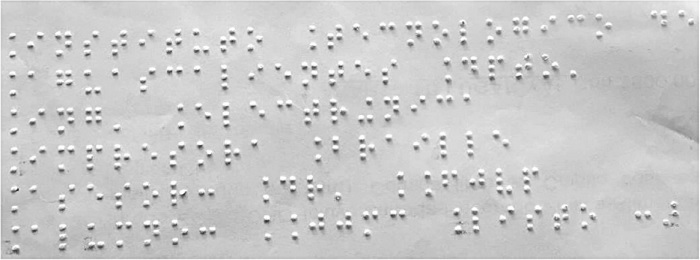
#> input picture obr/imagens/braille_inclinado.png, 700 x 260 px, found by its file name
$ jupyter execute auto_preprocessing.ipynb
#> lines starting #> are read from the running program, lines starting #| are printed output that depends on the picture; after the words box and inside, x2 and y2 are one past the last pixel; in counts of white or black regions, pixels touching at a corner belong together
### obr/obr.py
# -*- coding: utf-8 -*-
"""obr.py

Automatically generated by Colaboratory.

Original file is located at
    https://colab.research.google.com/drive/1aHJMTnBCyTHem4s_uOoYSql1b0dlyq-Q
"""

import cv2
import matplotlib.pyplot as plt
import numpy as np
import skimage.morphology
import statistics as stat

def make_histogram_y(img):
    '''
    Organiza os dados da projeção horizontal na imagem

    Entrada:
    img -> Array da imagem

    Saída:
    hist -> Array com os valores do histograma de projeção horizontal
    '''

    height, width = img.shape

    hist = np.zeros(height)
    for x in range(height):
        for y in range(width):
            if (img[x][y] == 1):
                hist[x] += 1

    return hist

def make_histogram_x(img):
    '''
    Organiza os dados da projeção vertical na imagem, essa projeção só pode ser
    feita se a imagem de entrada possuir apenas uma única linha de caracteres
    braiile

    Entrada:
    img -> Array da imagem

    Saída:
    hist -> Array com os valores do histograma de projeção vertical
    '''

    height, width = img.shape

    hist = np.zeros(width)
    for x in range(height):
        for y in range(width):
            if (img[x][y] == 1):
                hist[y] += 1

    return hist

def get_delimiters(hist):
    '''
    Encontra os delimitadores verticais e horizontais da posição onde se
    encontram os pontos dos caracteres braille por meio do histograma

    Entrada:
    hist --> Array com os valores do histograma

    Saída:
    delimiters --> Array com os delimitadores de posição dos pontos

    '''
    delimiters = list()
    for i in range(1, len(hist)-1):
        if (hist[i] > 0) and (hist[i-1] == 0) and (hist[i+1] > 0):
            delimiters.append(i-1)
        if (hist[i] > 0) and (hist[i-1] > 0) and (hist[i+1] == 0):
            delimiters.append(i+1)

    return delimiters

def get_line_delimiters(delimiters):
    '''
    Encontra os delimitadores que determinam onde começam e onde terminam
    as linhas de texto braille da imagem

    Entrada:
    delimiters --> Array com os delimitadores de posição dos pontos

    Saída:
    line_delimiters --> Array com os delimitadores de linha
    '''

    distances = list()
    for i in range(len(delimiters)-1):
        distances.append(delimiters[i+1] - delimiters[i])
        # print(f"{delimiters[i+1]} - {delimiters[i]}", end='\n')
    distances = np.array(distances)
    # print(distances)

    min = distances.min() # Distância entre linhas de pontos de um mesmo caractere
    mode = stat.mode(distances) # Diâmetro dos pontos
    # print(mode)

    if (mode - min) > 2:
        limiar = min+2
    else:
        limiar = min+1

    line_delimiters = list()
    for i in range(1, len(delimiters)-2):

        if (distances[i] > mode and distances[i+1] > limiar and distances[i-1] > limiar):

            line_delimiters.append(delimiters[i])
            line_delimiters.append(delimiters[i+1])
        if i-1 == 0:
            line_delimiters.append(delimiters[i-1])
        if i+1 == len(delimiters)-2:
            line_delimiters.append(delimiters[i+2])

    return line_delimiters

def get_character_delimiters(delimiters):
    '''
    Utiliza os delimitadores de posição para determinar os delimitadores dos
    caracteres braille por meio do cálculo de suas distâncias

    Entrada:
    delimiters --> Array com os delimitadores de posição dos pontos

    Saída:
    character_delimiters --> Array com os delimitadores dos caracteres
    '''

    distances = list()
    for i in range(len(delimiters)-1):
        distances.append(delimiters[i+1] - delimiters[i])
        # print(f"{delimiters[i+1]} - {delimiters[i]}", end='\n')
    distances = np.array(distances)
    min = distances.min()
    mode=stat.mode(distances)

    if (mode - min) > 2:
        limiar = min+2
    else:
        limiar = min+1
    # print(limiar)
    # print(distances)

    character_delimiters = list()
    for i in range(len(delimiters)-1):

        # Delimitando os caracters que possuem pontos nas duas colunas
        diameter = mode
        if (distances[i] <= limiar and distances[i] != mode-1 ):
            if i != 0:
                diameter = delimiters[i] - delimiters[i-1]
            character_delimiters.append(delimiters[i] - diameter)
            character_delimiters.append(delimiters[i+1] + diameter)


        #Delimitando os caracteres de início e final de linha
        elif i == 0 and distances[i+1] > limiar:
            # Caso em que o caractere possui pontos apenas na coluna da esquerda
            if (distances[i+1] > mode+limiar):
                character_delimiters.append(delimiters[i+1] + min + mode)
                character_delimiters.append(delimiters[i])
            # Caso em que o caractere possui pontos apenas na coluna da direita
            else:
                character_delimiters.append(delimiters[i] - min - mode)
                character_delimiters.append(delimiters[i+1])

        elif (i == len(distances)-1) and distances[i-1] > limiar:
            # Caso em que o caractere possui pontos apenas na coluna da direita
            if (distances[i-1] > mode+limiar and distances[i-3] > limiar):
                character_delimiters.append(delimiters[i-1] - min - mode)
                character_delimiters.append(delimiters[i])
            # Caso em que o caractere possui pontos apenas na coluna da esquerda
            else:
                character_delimiters.append(delimiters[i+1] + min + mode)
                character_delimiters.append(delimiters[i])

        # Delimitando os caracteres que possuem pontos apenas na coluna da esquerda
        if (distances[i] > 1.5*mode+min):
            if i > 1 and distances[i-2] > limiar:
                character_delimiters.append(delimiters[i] + min + mode)
                character_delimiters.append(delimiters[i-1])

        # Delimitando os caracteres que possuem pontos apenas na coluna da direita
        elif ((distances[i] > 1.5*mode+min) and (i < len(delimiters)-3) and
            (distances[i+2] > limiar)):
            # if (i < len(delimiters_x)-3) and distances[i+2] > min+1:
                character_delimiters.append(delimiters[i+2])
                character_delimiters.append(delimiters[i+1] - min - mode)
            # elif i == len(delimiters)-2:
            #     character_delimiters.append(delimiters[i+2])
            #     character_delimiters.append(delimiters[i+1] - min - mode)

        # Delimitando os caracteres de espaço em branco
        if (distances[i] >= 3*mode+min):
            character_delimiters.append(delimiters[i] + mode)
            character_delimiters.append(delimiters[i+1] - mode)

    return character_delimiters

def get_line_subimages(img, line_delimiters):
    '''
    Utiliza os delimitadores de linha para recortar a imagem em subimagens, cada
    uma com uma linha de carateres braille

    Entrada:
    img -> Array da imagem que será recortada
    line_delimiters --> Array com os delimitadores de linha

    Saída:
    line_subimages --> Array com subimagens das linhas recortadas
    '''
    line_delimiters = sorted(line_delimiters)
    line_subimages = list()
    for i in range(len(line_delimiters)//2):
        line_subimages.append(img[line_delimiters[2*i]:line_delimiters[2*i+1],:])
    return line_subimages

def get_character_subimages(img, char_delimiters):
    '''
    Recorta a imagem que contém uma linha de caracteres braille em subimagens
    contendo os caracteres, que por sua vez são armazenadas em um array na ordem
    de leitura

    Entrada:
    img --> Array da imagem contendo um linha de caracteres
    char_delimiters --> Array com os delimitadores dos caracteres

    Saída:
    subimages --> Array com as subimagens dos caracteres
    '''

    char_delimiters = sorted(char_delimiters)
    for i in range(len(char_delimiters)):
        if char_delimiters[i] < 0:
            char_delimiters[i] = 0

    char_subimages = list()
    for i in range(len(char_delimiters)//2):
        char_subimages.append(img[:,char_delimiters[2*i]:char_delimiters[2*i+1]])
    return char_subimages

def optical_braille_recognition(img):
    '''
    Recebe uma imagem pré-processada contendo um texto em braille, detecta a
    posição desses caracters na imagem e apartir disso obtem uma matriz de
    subimagens contendo uma palavra do texto em cada linha

    Entrada:
    img --> Array da imagem pré-processada

    Saída:
    subimages --> matriz de subimagens, onde cada linha possui os caracteres de
                  uma palavra
    '''

    hist_y = make_histogram_y(img)
    delimiters_y = get_delimiters(hist_y)
    line_delimiters = get_line_delimiters(delimiters_y)
    line_subimages = get_line_subimages(img, line_delimiters)

    subimages = list()
    for i in range(len(line_subimages)):
        hist_x = make_histogram_x(line_subimages[i])
        delimiters_x = get_delimiters(hist_x)
        char_delimiters = get_character_delimiters(delimiters_x)
        char_subimages = get_character_subimages(line_subimages[i], char_delimiters)

        word_subimages = list()
        for j in range(len(char_subimages)):
            hist_x = make_histogram_x(char_subimages[j])

            if np.max(hist_x) != 0:
                word_subimages.append(char_subimages[j])
            else:
                subimages.append(word_subimages)
                word_subimages = list()

            if np.max(hist_x) != 0 and j == len(char_subimages)-1:
                subimages.append(word_subimages)
                word_subimages = list()


    return subimages

### obr/auto_preprocessing.ipynb
[cell 1]
import cv2
import matplotlib.pyplot as plt
import numpy as np
import skimage.morphology
import statistics as stat
import obr

[cell 2]
img = cv2.imread("/content/drive/MyDrive/Colab Notebooks/imagens/braille_inclinado.png", 0)
#> img is the input picture: shape (260, 700); min 43, max 255, mean 201.8
_ , img_bin = cv2.threshold(img, 150, 255, cv2.THRESH_BINARY)
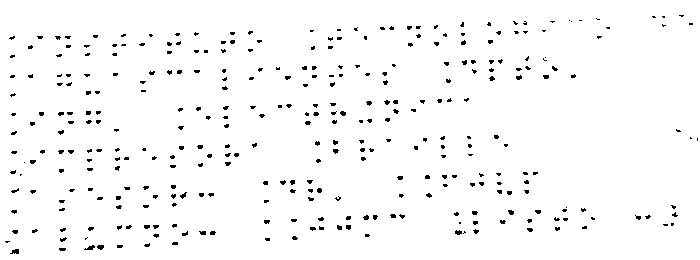
#> img_bin: shape (260, 700); 97.3% white; black in thin lines or dots
img_bin = (~img_bin)/255
#> img_bin: shape (260, 700) float64; values 0 (black) and 1 (white), 2.7% white in thin lines or dots

# Realizando erosão seguida de dilatação para separar pontos conectados
kernel = skimage.morphology.disk(1)
dst_img = cv2.erode( img_bin, kernel, iterations = 1 )
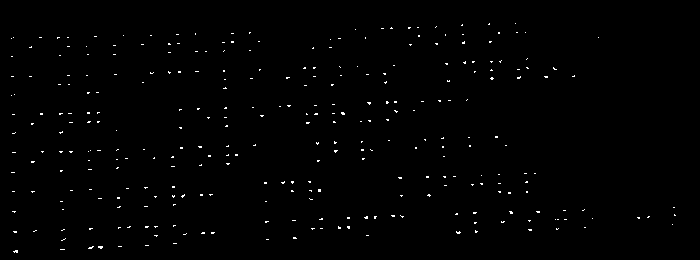
#> dst_img: shape (260, 700) float64; values 0 (black) and 1 (white), 0.7% white in thin lines or dots, all inside (x1, y1, x2, y2) = (11, 23, 676, 253)
img_bin = cv2.dilate( dst_img, kernel, iterations = 1 )
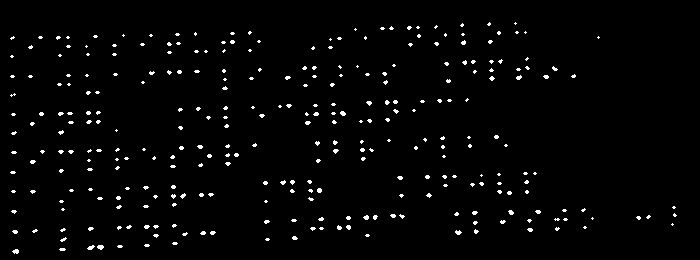
#> img_bin: shape (260, 700) float64; values 0 (black) and 1 (white), 2.1% white in thin lines or dots, all inside (x1, y1, x2, y2) = (10, 22, 677, 254)

hist_y = obr.make_histogram_y(img_bin)
#> hist_y = 260 values, max 50 at index 228, min 0 at index 0, mean 14.8
delimiters_y = obr.get_delimiters(hist_y)
#> after the loop in get_delimiters, `for i in range(1, len(hist)-1):`: delimiters = [21, 90, 90, 97, 97, 254]
#> delimiters_y = [21, 90, 90, 97, 97, 254]

plt.figure(figsize=(16,16))
plt.imshow(img_bin, cmap="gray")

for ly in delimiters_y:
    plt.axhline(ly, color='red')
#> this loop made 6 passes
#> ly on passes 1 to 6: 21, 90, 90, 97, 97, 254
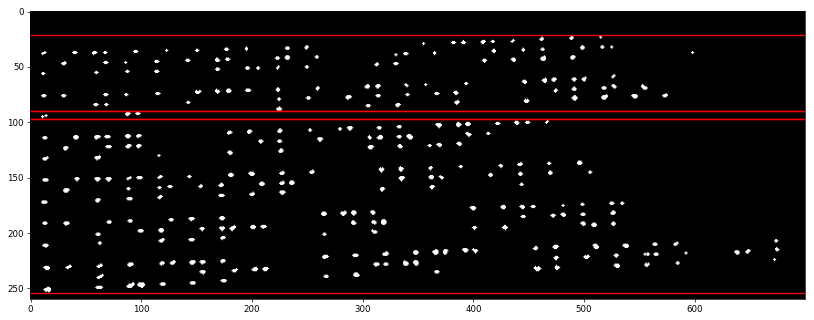
#> figure drawn by matplotlib, 1 panel

[cell 3]
def tilt_correction(img):

    max = 0
    rows, cols = img.shape
#> rows = 260; cols = 700

    for theta in np.arange(-5, 6, 0.1):
        Mr = cv2.getRotationMatrix2D( (cols/2, rows/2),  theta , 1)
        aux_img = cv2.warpAffine(img, Mr, (cols, rows))

        hist_y = obr.make_histogram_y(aux_img)
        delimiters_y = obr.get_delimiters(hist_y)

        if len(delimiters_y) > max:
            max = len(delimiters_y)
            dst_img = aux_img
#> this loop made 110 passes
#> max on passes 1, 2, 4, 25, 26, 27, 28: 18, 20, 24, 28, 32, 34, 36
#> delimiters_y on passes 15, 18, 21, 41, 51, 55: [15, 52, 53, 124, 129, 163, 168, 204, 208, 237, 237, 243], [17, 52, 55, 90, 93, 124, 131, 163, 170, 204, 210, 242], [19, 51, 57, 89, 95, 124, 133, 162, 172, 203, 212, 241], [25, 52, 61, 90, 100, 129, 137, 168, 175, 207, 211, 248], [21, 90, 90, 97, 97, 254], [22, 29, 29, 90, 92, 96, 98, 186, 186, 224, 224, 256]
#> pass 1, in tilt_correction, `aux_img = cv2.warpAffine(img, Mr, (cols, rows))`:
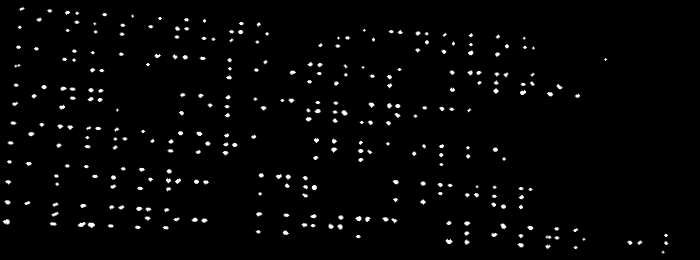
#> aux_img: shape (260, 700) float64; min 0, max 1, mean 0.0211
#> after the loop:
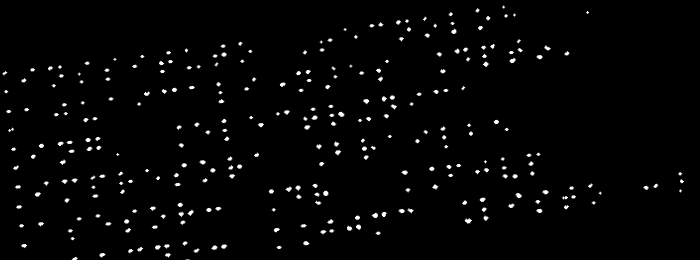
#> aux_img: shape (260, 700) float64; min 0, max 1, mean 0.0201
#> after the loop:
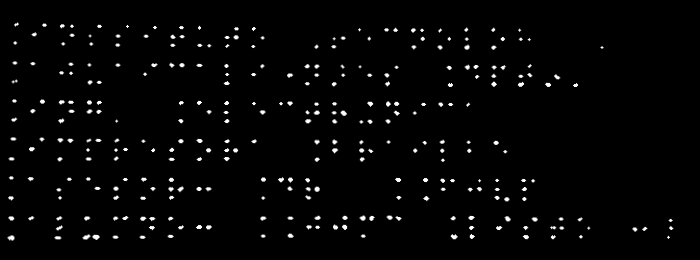
#> dst_img: shape (260, 700) float64; min 0, max 1, mean 0.0211
#> after the loop, max = 36

    return dst_img

[cell 4]
dst_img = tilt_correction(img_bin)

hist_y = obr.make_histogram_y(dst_img)
#> hist_y = 260 values, max 66 at index 218, min 0 at index 0, mean 6.12
delimiters_y = obr.get_delimiters(hist_y)
#> delimiters_y = 36 values from 23 to 240

plt.figure(figsize=(16,16))
plt.imshow(dst_img, cmap="gray")

for ly in delimiters_y:
    plt.axhline(ly, color='red')
#> this loop made 36 passes
#> ly on passes 1 to 12: 23, 32, 33, 41, 41, 49, 61, 69, 71, 79, 80, 87
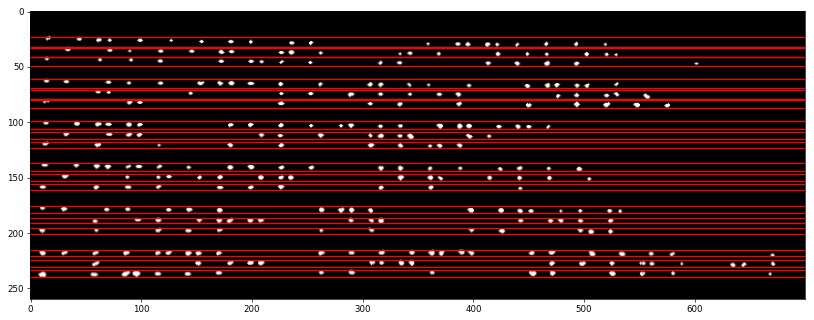
#> figure drawn by matplotlib, 1 panel

[cell 5]
img = cv2.imread("/content/drive/MyDrive/Colab Notebooks/imagens/image.tiff",0)
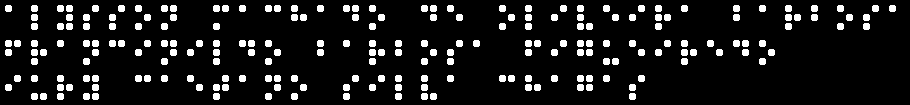
#> input picture obr/imagens/image.tiff, 910 x 105 px, found by its file name
#> img: shape (105, 910); 10% white; 213 white regions, largest, box (x1, y1, x2, y2) and area: (5, 5, 12, 12) 45, (31, 5, 38, 12) 45, (57, 5, 64, 12) 45
img = img/255

[cell 6]
subimages = obr.optical_braille_recognition(img)
#> in optical_braille_recognition, `hist_y = make_histogram_y(img)`: hist_y = 105 values, max 259 at index 6, min 0 at index 0, mean 91.29
#> in optical_braille_recognition, `delimiters_y = get_delimiters(hist_y)`: delimiters_y = [4, 12, 13, 21, 22, 30, 39, 47, 48, 56, 57, 65, 74, 82, 83, 91, 92, 100]
#> the loop in get_line_delimiters, `for i in range(len(delimiters)-1):` made 17 passes
#> after the loop in get_line_delimiters, `for i in range(len(delimiters)-1):`: distances = [8, 1, 8, 1, 8, 9, 8, 1, 8, 1, 8, 9, 8, 1, 8, 1, 8]
#> in get_line_delimiters, `distances = np.array(distances)`: distances = 17 values, max 9 at index 5, min 1 at index 1, mean 5.65
#> in get_line_delimiters, `min = distances.min()`: min = 1
#> in get_line_delimiters, `mode = stat.mode(distances)`: mode = 8
#> in get_line_delimiters, `limiar = min+2`: limiar = 3
#> the loop in get_line_delimiters, `for i in range(1, len(delimiters)-2): ` made 15 passes
#> after the loop in get_line_delimiters, `for i in range(1, len(delimiters)-2):`: line_delimiters = [4, 30, 39, 65, 74, 100]
#> the loop in get_line_subimages, `for i in range(len(line_delimiters)//2):` made 3 passes
#> after the loop in get_line_subimages, `for i in range(len(line_delimiters)//2):`: line_subimages = 3 items
#> the loop in optical_braille_recognition, `for i in range(len(line_subimages)):` made 3 passes
#> after the loop in optical_braille_recognition, `for i in range(len(line_subimages)):`: subimages = 12 items
#> subimages = 12 items

[cell 7]
aux = list()
for i in range(len(subimages)):
    aux.append(len(subimages[i]))
#> this loop made 12 passes
#> after the loop, aux = [7, 7, 2, 8, 7, 11, 7, 10, 4, 7, 5, 6]
max = np.max(aux)
#> max = 11

fig, axs = plt.subplots(nrows=len(subimages), ncols=max, figsize=(16,12))

for i in range(len(subimages)):
    for j in range(max):
      if j < len(subimages[i]):
          axs[i][j].imshow(subimages[i][j], cmap='gray')
      else:
          axs[i][j].imshow(np.zeros(subimages[0][0].shape), cmap='gray')
      axs[i][j].axis('off')
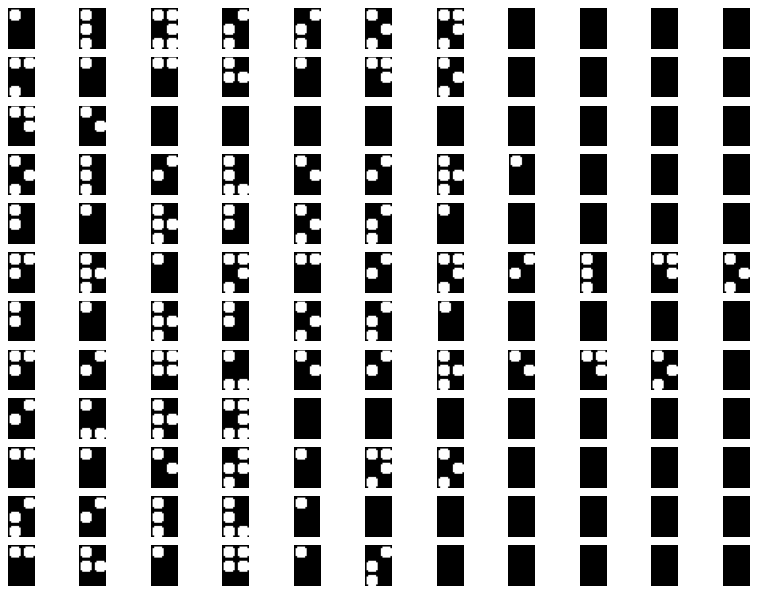
#> figure drawn by matplotlib, 132 panels
